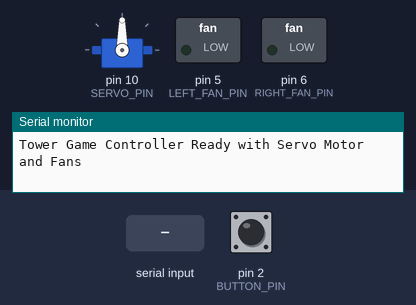
Bench run of a sketch on a simulated Arduino Uno, built with avr-gcc and run on an emulated ATmega328P. Parts: servo, switched loads named in the sketch (green lamp = pin HIGH), the last lines printed to the serial monitor. The inputs (shaded band) are chosen by the test bench; at power-on: pin 2 (BUTTON_PIN) HIGH.

Above: at 1.2 s.
1.3 s: "TILT:90\n" received over Serial
At 2.1 s:
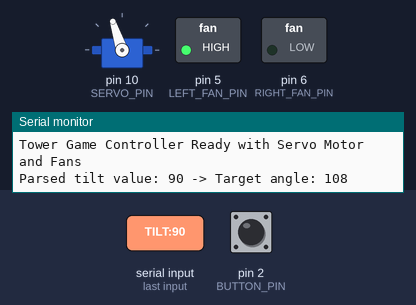
At 5.2 s:
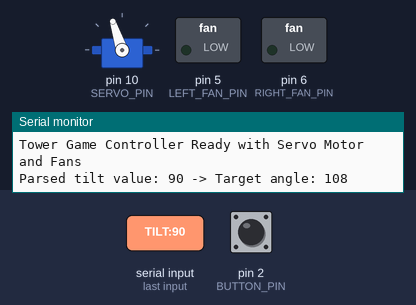
6.0 s: "RESET\n" received over Serial
At 6.8 s:
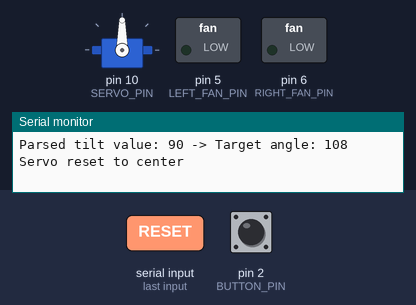
Timing chart, 0 to 9.0 s (numbered marks = the images above; inputs shaded):
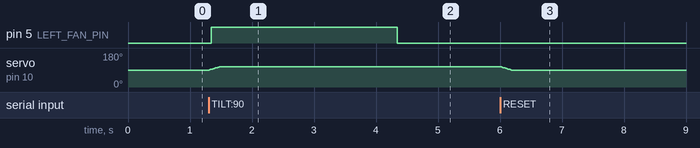

Measured:
- after the input at 1.3 s, pin 5 (LEFT_FAN_PIN): LOW → HIGH at once, → LOW 3.0 s later; servo on pin 10 (SERVO_PIN): moves from 90° to 108° over 0.17 s, starting at once
- after the input at 6.0 s, servo on pin 10 (SERVO_PIN): moves from 108° to 90° over 0.17 s, starting at once

The sketch:

tower_game.ino
```cpp
/*
 * Tower Stack Game - Arduino Controller (Button + Servo Motor + Fans)
 *
 * This sketch reads button input and controls a servo motor
 * that tilts with the tower based on balance.
 *
 * Hardware Setup:
 * - Button connected to pin 2
 * - Joy-it PWM Servo Motor -> Pin 10
 * - Left Fan -> Pin 5
 * - Right Fan -> Pin 6
 */

#include <Servo.h>

const int BUTTON_PIN = 2;      // Button pin
const int SERVO_PIN = 10;      // Servo signal pin
const int LEFT_FAN_PIN = 5;    // Left fan
const int RIGHT_FAN_PIN = 6;   // Right fan

// Servo control
Servo tiltServo;
int targetServoAngle = 90;     // Target angle (0-180, 90 = center)
int currentServoAngle = 90;    // Current angle
const int SERVO_CENTER = 90;   // Center position (no tilt)
const int SERVO_MIN = 70;      // Minimum angle (max left tilt)
const int SERVO_MAX = 110;     // Maximum angle (max right tilt)

// Fan control
unsigned long leftFanStartTime = 0;
unsigned long rightFanStartTime = 0;
const unsigned long FAN_DURATION = 3000;  // 3 seconds
boolean leftFanActive = false;
boolean rightFanActive = false;

void setup() {
  Serial.begin(9600);
  pinMode(BUTTON_PIN, INPUT_PULLUP);

  // Initialize fan pins
  pinMode(LEFT_FAN_PIN, OUTPUT);
  pinMode(RIGHT_FAN_PIN, OUTPUT);
  digitalWrite(LEFT_FAN_PIN, LOW);
  digitalWrite(RIGHT_FAN_PIN, LOW);

  // Initialize servo motor
  tiltServo.attach(SERVO_PIN);
  tiltServo.write(SERVO_CENTER);  // Start at center position
  currentServoAngle = SERVO_CENTER;
  targetServoAngle = SERVO_CENTER;

  // Wait for serial connection
  while (!Serial) {
    ;
  }

  Serial.println("Tower Game Controller Ready with Servo Motor and Fans");
}

void loop() {
  // Read button press
  if (digitalRead(BUTTON_PIN) == LOW) {
    Serial.println("DROP");
    delay(200); // Debounce
  }

  // Update servo position smoothly
  updateServoPosition();

  // Update fan states
  updateFans();

  // Check for incoming tilt data from Processing
  if (Serial.available() > 0) {
    String data = Serial.readStringUntil('\n');
    data.trim();

    // Expected format: "TILT:value" where value is -100 to 100
    if (data.startsWith("TILT:")) {
      int tiltValue = data.substring(5).toInt();
      Serial.print("Parsed tilt value: ");
      Serial.print(tiltValue);
      Serial.print(" -> Target angle: ");
      updateTiltTarget(tiltValue);
      Serial.println(targetServoAngle);
    }
    // Reset servo to center on game reset
    else if (data.equals("RESET")) {
      targetServoAngle = SERVO_CENTER;
      Serial.println("Servo reset to center");
    }
  }
}

void updateTiltTarget(int tiltValue) {
  // Convert tilt value (-100 to 100) to servo angle (SERVO_MIN to SERVO_MAX)
  // -100 = max left tilt, 0 = center, +100 = max right tilt
  targetServoAngle = map(tiltValue, -100, 100, SERVO_MIN, SERVO_MAX);
  targetServoAngle = constrain(targetServoAngle, SERVO_MIN, SERVO_MAX);
}

void updateServoPosition() {
  // Smoothly move servo to target position
  if (currentServoAngle < targetServoAngle) {
    currentServoAngle++;
    tiltServo.write(currentServoAngle);

    // Tilting right (angle increasing) -> activate left fan
    if (currentServoAngle > SERVO_CENTER + 3 && !leftFanActive) {
      activateLeftFan();
    }

    delay(10);
  }
  else if (currentServoAngle > targetServoAngle) {
    currentServoAngle--;
    tiltServo.write(currentServoAngle);

    // Tilting left (angle decreasing) -> activate right fan
    if (currentServoAngle < SERVO_CENTER - 3 && !rightFanActive) {
      activateRightFan();
    }

    delay(10);
  }
}

void activateLeftFan() {
  digitalWrite(LEFT_FAN_PIN, HIGH);
  leftFanActive = true;
  leftFanStartTime = millis();
}

void activateRightFan() {
  digitalWrite(RIGHT_FAN_PIN, HIGH);
  rightFanActive = true;
  rightFanStartTime = millis();
}

void updateFans() {
  // Check if left fan should be turned off
  if (leftFanActive && (millis() - leftFanStartTime >= FAN_DURATION)) {
    digitalWrite(LEFT_FAN_PIN, LOW);
    leftFanActive = false;
  }

  // Check if right fan should be turned off
  if (rightFanActive && (millis() - rightFanStartTime >= FAN_DURATION)) {
    digitalWrite(RIGHT_FAN_PIN, LOW);
    rightFanActive = false;
  }
}
```
